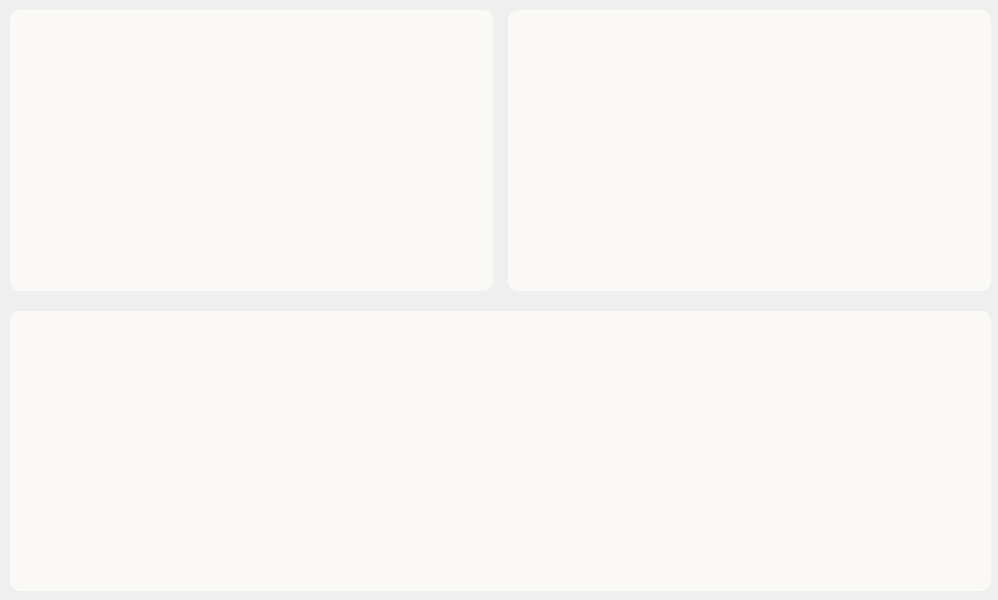
<?xml version="1.0" encoding="UTF-8"?>
<ui version="4.0">
 <class>Form_Main</class>
 <widget class="QWidget" name="Form_Main">
  <property name="geometry">
   <rect>
    <x>0</x>
    <y>0</y>
    <width>998</width>
    <height>600</height>
   </rect>
  </property>
  <property name="windowTitle">
   <string>Form</string>
  </property>
  <widget class="QWidget" name="verticalLayoutWidget">
   <property name="geometry">
    <rect>
     <x>10</x>
     <y>10</y>
     <width>981</width>
     <height>581</height>
    </rect>
   </property>
   <layout class="QVBoxLayout" name="projectManagerLayout">
    <property name="spacing">
     <number>20</number>
    </property>
    <item>
     <layout class="QHBoxLayout" name="newLoadProject">
      <property name="spacing">
       <number>15</number>
      </property>
      <item>
       <widget class="QFrame" name="newProjectFrame">
        <property name="styleSheet">
         <string notr="true">background-color: rgb(250, 249, 246);
border-radius: 10px;</string>
        </property>
        <property name="frameShape">
         <enum>QFrame::StyledPanel</enum>
        </property>
        <property name="frameShadow">
         <enum>QFrame::Raised</enum>
        </property>
       </widget>
      </item>
      <item>
       <widget class="QFrame" name="loadProjectFrame">
        <property name="styleSheet">
         <string notr="true">background-color: rgb(250, 249, 246);
border-radius: 10px</string>
        </property>
        <property name="frameShape">
         <enum>QFrame::StyledPanel</enum>
        </property>
        <property name="frameShadow">
         <enum>QFrame::Raised</enum>
        </property>
       </widget>
      </item>
     </layout>
    </item>
    <item>
     <widget class="QFrame" name="projectList">
      <property name="styleSheet">
       <string notr="true">background-color: rgb(250, 249, 246);
border-radius: 10px;</string>
      </property>
      <property name="frameShape">
       <enum>QFrame::StyledPanel</enum>
      </property>
      <property name="frameShadow">
       <enum>QFrame::Raised</enum>
      </property>
     </widget>
    </item>
   </layout>
  </widget>
 </widget>
 <resources/>
 <connections/>
</ui>
